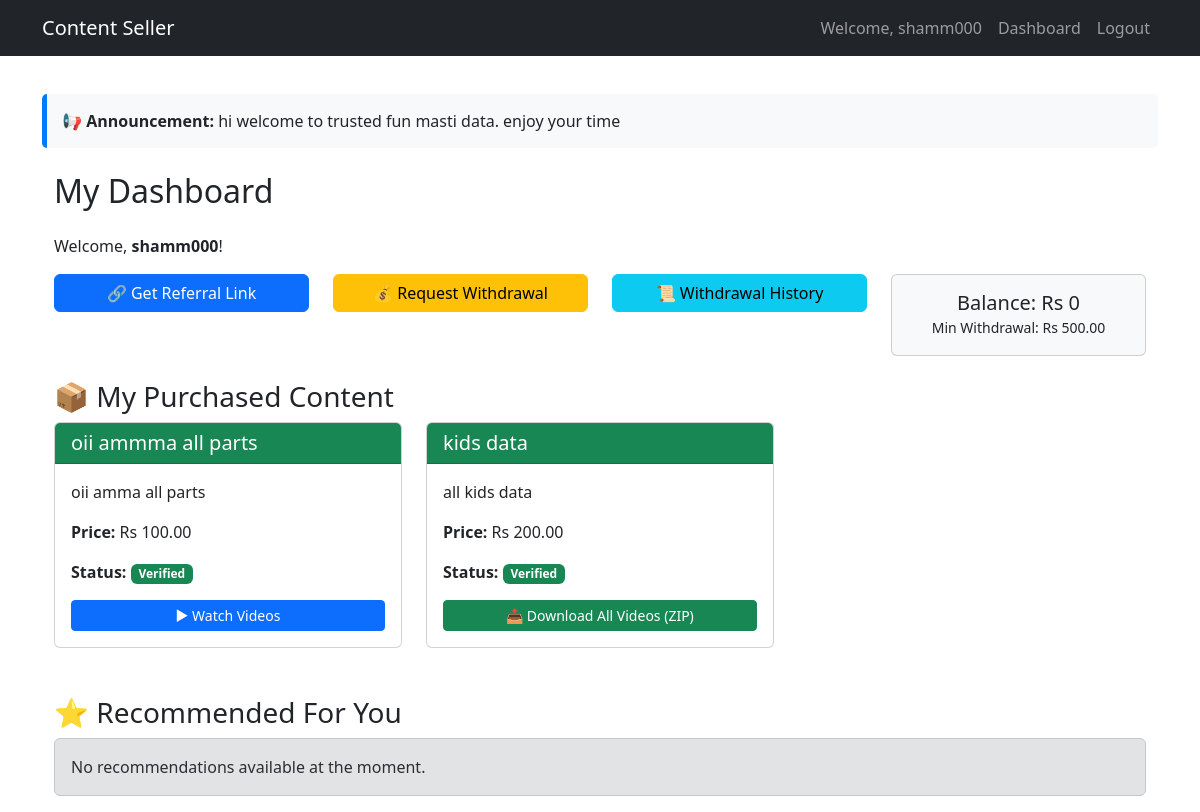
/content/buyer/dashboard/ (signed in), run on an earlier commit of the app's database.
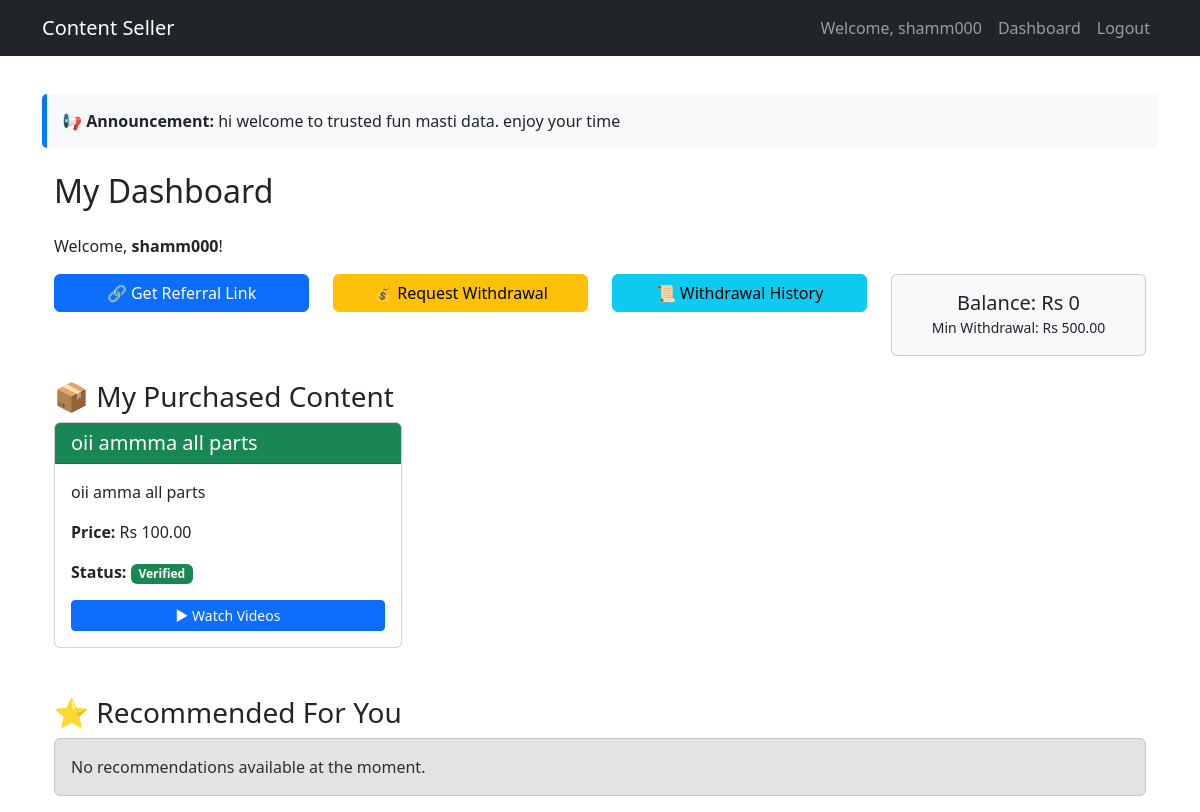
And on a later commit of the database.
### users/models.py (models this page shows, shortened)
class User(AbstractUser):
    ROLE_CHOICES = (
        ('admin', 'Admin'),
        ('creator', 'Creator'),
        ('buyer', 'Buyer'),
    )
    role = models.CharField(max_length=10, choices=ROLE_CHOICES, default='buyer')
    balance = models.DecimalField(max_digits=10, decimal_places=2, default=0)

### content/models.py (models this page shows, shortened)
class SiteMessage(models.Model):
    message = models.TextField()
    is_active = models.BooleanField(default=True)
    updated_at = models.DateTimeField(auto_now=True)
    class Meta:
        verbose_name = "Admin Message"
        verbose_name_plural = "Admin Messages"

class SiteSettings(models.Model):
    referral_commission = models.DecimalField(max_digits=5, decimal_places=2, default=5.00, help_text="Percentage for referral earnings")
    admin_commission = models.DecimalField(max_digits=5, decimal_places=2, default=10.00, help_text="Percentage admin takes from each sale")
    min_withdrawal = models.DecimalField(max_digits=10, decimal_places=2, default=500.00, help_text="Minimum amount for withdrawal request")
    @classmethod
    def get_settings(cls):
        obj, _ = cls.objects.get_or_create(pk=1)
        return obj

class Order(models.Model):
    STATUS_CHOICES = (
        ('pending', 'Pending Verification'),
        ('verified', 'Verified'),
        ('cancelled', 'Cancelled'),
    )
    buyer = models.ForeignKey(settings.AUTH_USER_MODEL, on_delete=models.CASCADE, related_name='orders')
    content = models.ForeignKey(Content, on_delete=models.CASCADE)
    payment_method = models.ForeignKey(PaymentMethod, on_delete=models.SET_NULL, null=True)
    transaction_id = models.CharField(max_length=100, blank=True)
    amount_paid = models.DecimalField(max_digits=10, decimal_places=2)
    commission_percentage = models.DecimalField(max_digits=5, decimal_places=2, default=10.00)
    status = models.CharField(max_length=20, choices=STATUS_CHOICES, default='pending')
    created_at = models.DateTimeField(auto_now_add=True)
    verified_at = models.DateTimeField(null=True, blank=True)

class Content(models.Model):
    CONTENT_TYPES = (
        ('link', 'Link'),
        ('video', 'Video'),
    )
    zip_file = models.FileField(upload_to='content_zips/', blank=True, null=True, help_text="Upload a ZIP file containing all videos")
    creator = models.ForeignKey(settings.AUTH_USER_MODEL, on_delete=models.CASCADE, limit_choices_to={'role': 'creator'})
    title = models.CharField(max_length=200)
    description = models.TextField()
    content_type = models.CharField(max_length=10, choices=CONTENT_TYPES)
    link_url = models.URLField(blank=True, null=True)
    video_file = models.FileField(upload_to='videos/', blank=True, null=True)
    price = models.DecimalField(max_digits=10, decimal_places=2)
    is_active = models.BooleanField(default=True)
    is_approved = models.BooleanField(default=False, help_text="Admin approval required before buyers can see")
    created_at = models.DateTimeField(auto_now_add=True)
    updated_at = models.DateTimeField(auto_now=True)

### content/views.py (the view)
# urls.py: path('buyer/dashboard/', views.buyer_dashboard, name='buyer_dashboard'),
@login_required
def buyer_dashboard(request):
    orders = Order.objects.filter(buyer=request.user).select_related('content')
    available_content = Content.objects.filter(is_active=True, is_approved=True).exclude(
        id__in=orders.values_list('content_id', flat=True)
    )[:6]
    settings = SiteSettings.get_settings()
    return render(request, 'content/buyer_dashboard.html', {
        'orders': orders,
        'available_content': available_content,
        'min_withdrawal': settings.min_withdrawal,
        'referral_commission': settings.referral_commission
    })

### content/context_processors.py (called while the page is built)
def admin_message(request):
    msg = SiteMessage.objects.filter(is_active=True).first()
    return {'admin_message': msg.message if msg else None}

### templates/content/buyer_dashboard.html (shortened to what this page needs)
{% extends "base.html" %}
{% block content %}
<div class="container mt-4">
    <h2 class="mb-4">My Dashboard</h2>
    <p>Welcome, <strong>{{ user.username }}</strong>!</p>
    <div class="row mb-4">
        <div class="col-md-3">
            <a href="#referralModal" class="btn btn-primary w-100" data-bs-toggle="modal">
                🔗 Get Referral Link
            </a>
        </div>
        <div class="col-md-3">
            <a href="{% url 'request_withdrawal' %}" class="btn btn-warning w-100">
                💰 Request Withdrawal
            </a>
        </div>
        <div class="col-md-3">
            <a href="{% url 'withdrawal_history' %}" class="btn btn-info w-100">
                📜 Withdrawal History
            </a>
        </div>
        <div class="col-md-3">
            <div class="card bg-light text-center">
                <div class="card-body">
                    <h5 class="mb-0">Balance: Rs {{ user.balance|default:"0" }}</h5>
                    <small>Min Withdrawal: Rs {{ min_withdrawal|default:"500" }}</small>
                </div>
            </div>
        </div>
    </div>
    <h3 class="mt-4">📦 My Purchased Content</h3>
    {% if orders %}
        <div class="row">
            {% for order in orders %}
                <div class="col-md-4 mb-4">
                    <div class="card h-100">
                        <div class="card-header bg-success text-white">
                            <h5 class="mb-0">{{ order.content.title }}</h5>
                        </div>
                        <div class="card-body">
                            <p class="card-text">{{ order.content.description|truncatewords:20 }}</p>
                            <p><strong>Price:</strong> Rs {{ order.amount_paid }}</p>
                            <p><strong>Status:</strong>
                                {% if order.status == 'verified' %}
                                    <span class="badge bg-success">Verified</span>
                                {% else %}
                                    <span class="badge bg-warning">Pending</span>
                                {% endif %}
                            </p>
                            {% if order.status == 'verified' %}
                                <div class="mt-2">
                                    {% if order.content.zip_file %}
                                        <a href="{% url 'download_zip' order.content.id %}" class="btn btn-success btn-sm w-100">
                                            📥 Download All Videos (ZIP)
                                        </a>
                                    {% else %}
                                        <a href="{% url 'view_content_videos' order.content.id %}" class="btn btn-primary btn-sm w-100">
                                            ▶ Watch Videos
                                        </a>
                                    {% endif %}
                                </div>
                            {% endif %}
                        </div>
                    </div>
                </div>
            {% endfor %}
        </div>
    {% else %}
        <div class="alert alert-info">
            You haven't purchased any content yet.
        </div>
    {% endif %}
    <h3 class="mt-4">⭐ Recommended For You</h3>
    {% if available_content %}
        <div class="row">
            {% for content in available_content %}
                <div class="col-md-4 mb-4">
                    <div class="card h-100">
                        <div class="card-body">
                            <h5 class="card-title">{{ content.title }}</h5>
                            <p class="card-text">{{ content.description|truncatewords:20 }}</p>
                            <p class="text-primary fw-bold">Rs {{ content.price }}</p>
                            <a href="{% url 'buy_content' content.id %}" class="btn btn-primary btn-sm w-100">Buy Now</a>
                        </div>
                    </div>
                </div>
            {% endfor %}
        </div>
    {% else %}
        <div class="alert alert-secondary">
            No recommendations available at the moment.
        </div>
    {% endif %}
</div>
{% endblock %}

### templates/base.html (shortened to what this page needs)
{% load static %}
<!DOCTYPE html>
<html lang="en">
<head>
    <link href="https://cdn.jsdelivr.net/npm/bootstrap@5.3.2/dist/css/bootstrap.min.css" rel="stylesheet">
</head>
<body>
    <nav class="navbar navbar-expand-lg navbar-dark bg-dark fixed-top">
        <div class="container">
            <a class="navbar-brand" href="{% url 'home' %}">Content Seller</a>
            <div class="collapse navbar-collapse">
                <ul class="navbar-nav ms-auto">
                    {% if user.is_authenticated %}
                        <li class="nav-item"><span class="nav-link">Welcome, {{ user.username }}</span></li>
                        {% if user.role == 'buyer' %}
                            <li class="nav-item"><a class="nav-link" href="{% url 'buyer_dashboard' %}">Dashboard</a></li>
                        {% elif user.role == 'creator' %}
                            <li class="nav-item"><a class="nav-link" href="{% url 'creator_dashboard' %}">Dashboard</a></li>
                        {% endif %}
                        <li class="nav-item">
                            <form method="post" action="{% url 'logout' %}">
                                <button type="submit" class="btn btn-link nav-link">Logout</button>
                            </form>
                        </li>
                    {% else %}
                        <li class="nav-item"><a class="nav-link" href="{% url 'login' %}">Login</a></li>
                        <li class="nav-item"><a class="nav-link" href="{% url 'creator_register' %}">Register as Creator</a></li>
                        <li class="nav-item"><a class="nav-link" href="{% url 'buyer_register' %}">Register as Buyer</a></li>
                    {% endif %}
                </ul>
            </div>
        </div>
    </nav>
    <div class="container mt-4">
        {% if admin_message %}
            <div class="message-banner">
                <strong>📢 Announcement:</strong> {{ admin_message }}
            </div>
        {% endif %}
        {% block content %}{% endblock %}
    </div>
</body>
</html>

### templates/base.html (style rules this page uses)
body { padding-top: 70px; }
.message-banner { background-color: #f8f9fa; border-left: 5px solid #007bff; padding: 15px; margin-bottom: 20px; border-radius: 5px; }

What changed in the data, as far as the page shows it:
removed Order: content "kids data", content.description "all kids data", amount_paid "200.00", status "Verified"
